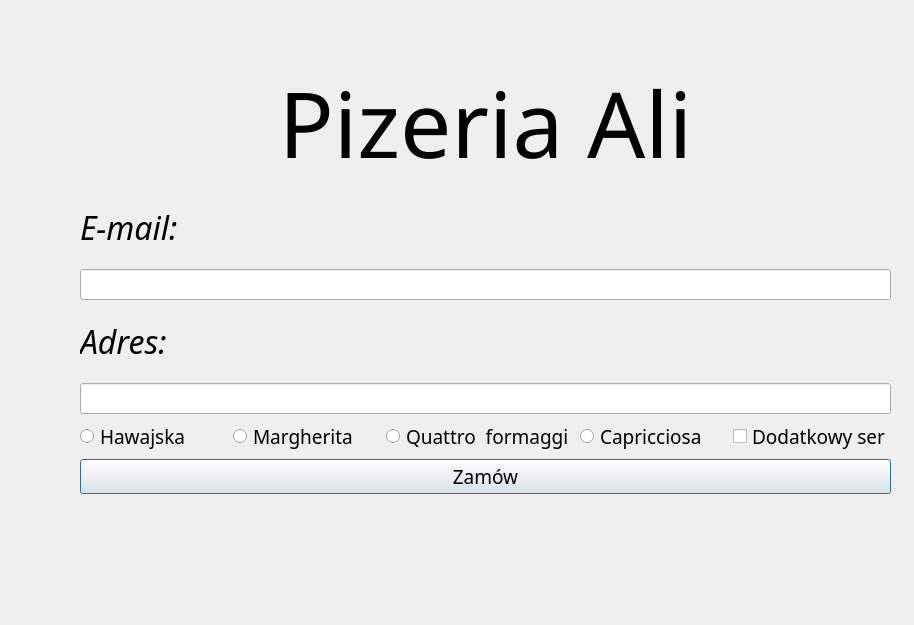
<?xml version="1.0" encoding="UTF-8"?>
<ui version="4.0">
 <class>Dialog</class>
 <widget class="QDialog" name="Dialog">
  <property name="geometry">
   <rect>
    <x>0</x>
    <y>0</y>
    <width>914</width>
    <height>625</height>
   </rect>
  </property>
  <property name="font">
   <font>
    <pointsize>14</pointsize>
   </font>
  </property>
  <property name="windowTitle">
   <string>Dialog</string>
  </property>
  <widget class="QWidget" name="">
   <property name="geometry">
    <rect>
     <x>80</x>
     <y>60</y>
     <width>811</width>
     <height>471</height>
    </rect>
   </property>
   <layout class="QVBoxLayout" name="Pizzeria">
    <item>
     <widget class="QLabel" name="label">
      <property name="font">
       <font>
        <family>Kunstler Script</family>
        <pointsize>68</pointsize>
        <weight>50</weight>
        <italic>false</italic>
        <bold>false</bold>
        <underline>false</underline>
       </font>
      </property>
      <property name="text">
       <string>Pizeria Ali</string>
      </property>
      <property name="alignment">
       <set>Qt::AlignCenter</set>
      </property>
     </widget>
    </item>
    <item>
     <widget class="QLabel" name="label_2">
      <property name="font">
       <font>
        <family>Monotype Corsiva</family>
        <pointsize>24</pointsize>
        <italic>true</italic>
       </font>
      </property>
      <property name="text">
       <string>E-mail:</string>
      </property>
     </widget>
    </item>
    <item>
     <widget class="QLineEdit" name="mail"/>
    </item>
    <item>
     <widget class="QLabel" name="label_3">
      <property name="font">
       <font>
        <family>Monotype Corsiva</family>
        <pointsize>24</pointsize>
        <italic>true</italic>
       </font>
      </property>
      <property name="text">
       <string>Adres: </string>
      </property>
     </widget>
    </item>
    <item>
     <widget class="QLineEdit" name="Adres"/>
    </item>
    <item>
     <layout class="QHBoxLayout" name="TypePizza">
      <item>
       <widget class="QRadioButton" name="Hawajska">
        <property name="font">
         <font>
          <family>Monotype Corsiva</family>
         </font>
        </property>
        <property name="text">
         <string>Hawajska</string>
        </property>
       </widget>
      </item>
      <item>
       <widget class="QRadioButton" name="Margherita">
        <property name="font">
         <font>
          <family>Monotype Corsiva</family>
         </font>
        </property>
        <property name="text">
         <string>Margherita</string>
        </property>
       </widget>
      </item>
      <item>
       <widget class="QRadioButton" name="Quattro">
        <property name="font">
         <font>
          <family>Monotype Corsiva</family>
         </font>
        </property>
        <property name="text">
         <string>Quattro  formaggi</string>
        </property>
       </widget>
      </item>
      <item>
       <widget class="QRadioButton" name="Capricciosa">
        <property name="font">
         <font>
          <family>Monotype Corsiva</family>
         </font>
        </property>
        <property name="text">
         <string>Capricciosa</string>
        </property>
       </widget>
      </item>
      <item>
       <widget class="QCheckBox" name="Ser">
        <property name="font">
         <font>
          <family>Monotype Corsiva</family>
         </font>
        </property>
        <property name="text">
         <string>Dodatkowy ser</string>
        </property>
       </widget>
      </item>
     </layout>
    </item>
    <item>
     <layout class="QVBoxLayout" name="verticalLayout_3">
      <item>
       <widget class="QPushButton" name="zamow">
        <property name="font">
         <font>
          <family>Monotype Corsiva</family>
         </font>
        </property>
        <property name="layoutDirection">
         <enum>Qt::LeftToRight</enum>
        </property>
        <property name="autoFillBackground">
         <bool>false</bool>
        </property>
        <property name="text">
         <string>Zamów</string>
        </property>
        <property name="autoRepeatDelay">
         <number>300</number>
        </property>
       </widget>
      </item>
      <item>
       <widget class="QLabel" name="result">
        <property name="font">
         <font>
          <pointsize>8</pointsize>
         </font>
        </property>
        <property name="text">
         <string/>
        </property>
       </widget>
      </item>
     </layout>
    </item>
   </layout>
  </widget>
 </widget>
 <resources/>
 <connections/>
</ui>
